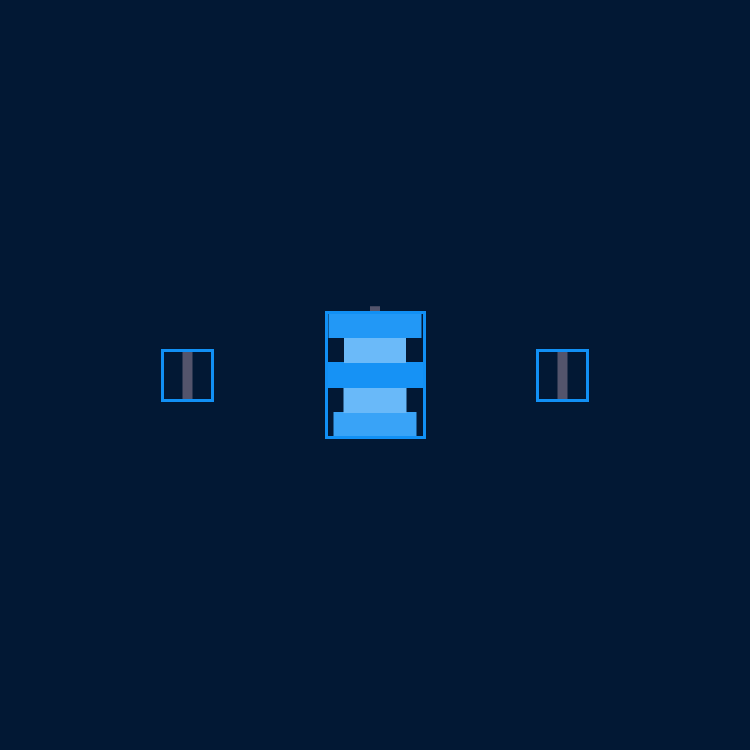
Frame 1 (no input)
Frame 60 (the mouse pressed at the canvas centre just before this capture): identical to frame 1, image omitted
Frame 120 (the mouse held since frame 60 and released just before this capture): identical to frame 1, image omitted

The Processing sketch that drew this single still picture (run headless with seeded random() and noise(); from frame 60 on, the mouse is pressed at the canvas centre):

// Processing sketch: hanoi
// ── hanoi.pde
import java.util.Stack;

ArrayList<torre> torres;
torre torreSelecionada;

float altura = 25;

void showTorres() {
  for (torre t : torres) {
    t.show();
  }
}

void mouseReleased() {
  torre aux = torreSelecionada;
  for (torre t : torres) {
    float maior = 0;

    for (disco d : t.discos) {
      if (d.tamanho>maior) maior = d.tamanho;
    }

    if (t.selected) t.selected = false;

    if (mouseX >= t.pos.x-(t.discos.size()==0 ? 50 : maior/2.0) && mouseY >= t.pos.y-(t.discos.size()==0 ? 50 : altura*t.discos.size()/2.0) && mouseX <= t.pos.x+(t.discos.size()==0 ? 50 : maior/2.0) && mouseY <= t.pos.y+(t.discos.size()==0 ? 50 : altura*t.discos.size()/2.0)) {
      t.selected = true;
      if (torreSelecionada!=null && torreSelecionada.discos.size()>0) {
        if (t.discos.size()>0 && torreSelecionada.discos.peek().tamanho <= t.discos.peek().tamanho) {
          t.discos.push(torreSelecionada.discos.peek());
          torreSelecionada.discos.pop();
          t.selected = false;
        } else if (t.discos.size()<=0) {
          t.discos.push(torreSelecionada.discos.peek());
          torreSelecionada.discos.pop();
          t.selected = false;
        }
        torreSelecionada = null;
      } else {
        torreSelecionada = t;
      }
    }
  }
  if (torreSelecionada==aux) torreSelecionada = null;
}


void setup() {
  size(750, 750);
  torres = new ArrayList<torre>();

  torres.add(new torre(width/2.0, height/2.0));
  torres.add(new torre(width/4.0, height/2.0));
  torres.add(new torre(width-width/4.0, height/2.0));
  for (int i = 0; i < 5; ++i) {
    torres.get(0).addDisco(new disco(ceil(random(50, 100))));
  }
}

void draw() {
  background(#021834);
  showTorres();
}

// ── disco.pde
class disco{
  float tamanho;
  
  disco(float tamanho){
    this.tamanho = tamanho;
  }
  
  void show(float x, float y){
    noStroke();
    rect(x, y, tamanho, altura+1);
  }
}

// ── torre.pde
class torre {
  PVector pos;
  boolean selected;

  Stack<disco> discos;

  torre(float x, float y) {
    pos = new PVector(x, y);
    discos = new Stack<disco>();
  }

  void addDisco(disco d) {
    discos.push(d);
  }

  void removeDisco() {
    discos.pop();
  }

  void show() {
    int i = 0;
    float maior = 0;
    for (disco d : discos) {
      if (d.tamanho>maior) maior = d.tamanho;
    }

    rectMode(CENTER);
    noStroke();

    fill(#53546C);
    rect(pos.x, pos.y-(altura*discos.size()*1.05-altura*discos.size()), 10, (discos.size()==0 ? 50 : altura*discos.size()));

    for (disco d : discos) {
      fill(lerpColor(#FFFFFF, #1190F5, d.tamanho/100.0));
      d.show(pos.x, pos.y-(i*altura-discos.size()*altura/2.0+altura/2.0));
      ++i;
    }

    noFill();
    if (selected) stroke(#FFFFFF);
    else stroke(#1190F5);
    strokeWeight(3);
    rect(pos.x, pos.y, (discos.size()==0 ? 50 : maior), (discos.size()==0 ? 50 : discos.size()*altura));
  }
}
